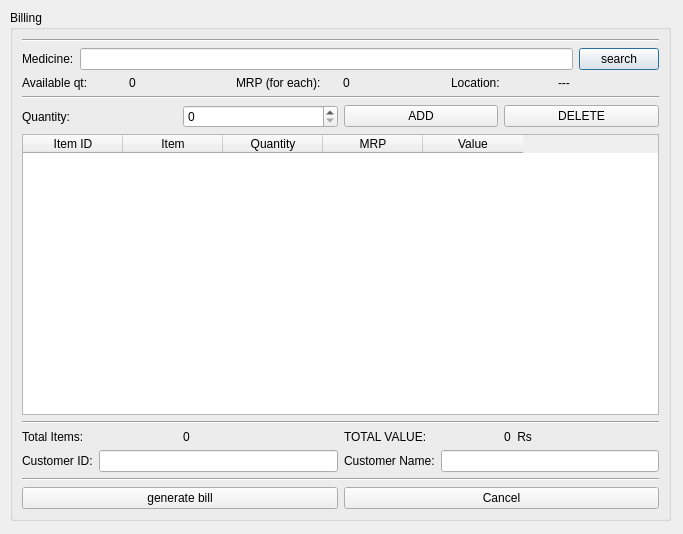
<?xml version="1.0" encoding="UTF-8"?>
<ui version="4.0">
 <class>BuyMedDialog</class>
 <widget class="QDialog" name="BuyMedDialog">
  <property name="geometry">
   <rect>
    <x>0</x>
    <y>0</y>
    <width>683</width>
    <height>534</height>
   </rect>
  </property>
  <property name="windowTitle">
   <string>BuyMedDialog</string>
  </property>
  <widget class="QGroupBox" name="groupBox">
   <property name="geometry">
    <rect>
     <x>10</x>
     <y>10</y>
     <width>661</width>
     <height>511</height>
    </rect>
   </property>
   <property name="title">
    <string>Billing</string>
   </property>
   <layout class="QVBoxLayout" name="verticalLayout">
    <item>
     <widget class="Line" name="line_4">
      <property name="orientation">
       <enum>Qt::Horizontal</enum>
      </property>
     </widget>
    </item>
    <item>
     <layout class="QHBoxLayout" name="horizontalLayout_2">
      <item>
       <widget class="QLabel" name="label">
        <property name="text">
         <string>Medicine:</string>
        </property>
       </widget>
      </item>
      <item>
       <widget class="QLineEdit" name="medicine_lineedit"/>
      </item>
      <item>
       <widget class="QPushButton" name="search_button">
        <property name="text">
         <string>search</string>
        </property>
       </widget>
      </item>
     </layout>
    </item>
    <item>
     <layout class="QHBoxLayout" name="horizontalLayout_3">
      <item>
       <widget class="QLabel" name="label_5">
        <property name="text">
         <string>Available qt:</string>
        </property>
       </widget>
      </item>
      <item>
       <widget class="QLabel" name="avai_quant_label">
        <property name="styleSheet">
         <string notr="true"/>
        </property>
        <property name="text">
         <string>&lt;html&gt;&lt;head/&gt;&lt;body&gt;&lt;p&gt;0&lt;/p&gt;&lt;/body&gt;&lt;/html&gt;</string>
        </property>
       </widget>
      </item>
      <item>
       <widget class="QLabel" name="label_7">
        <property name="text">
         <string>MRP (for each):   </string>
        </property>
       </widget>
      </item>
      <item>
       <widget class="QLabel" name="mrp_label">
        <property name="text">
         <string>0</string>
        </property>
       </widget>
      </item>
      <item>
       <widget class="QLabel" name="label_6">
        <property name="text">
         <string>Location:</string>
        </property>
       </widget>
      </item>
      <item>
       <widget class="QLabel" name="label_9">
        <property name="text">
         <string>---</string>
        </property>
       </widget>
      </item>
     </layout>
    </item>
    <item>
     <widget class="Line" name="line_3">
      <property name="orientation">
       <enum>Qt::Horizontal</enum>
      </property>
     </widget>
    </item>
    <item>
     <layout class="QHBoxLayout" name="horizontalLayout_4">
      <item>
       <widget class="QLabel" name="label_4">
        <property name="text">
         <string>Quantity:</string>
        </property>
       </widget>
      </item>
      <item>
       <widget class="QSpinBox" name="quantity_sb"/>
      </item>
      <item>
       <widget class="QPushButton" name="addbutton">
        <property name="text">
         <string>ADD</string>
        </property>
       </widget>
      </item>
      <item>
       <widget class="QPushButton" name="delete_button">
        <property name="text">
         <string>DELETE</string>
        </property>
       </widget>
      </item>
     </layout>
    </item>
    <item>
     <widget class="QTableWidget" name="allitems_table">
      <property name="editTriggers">
       <set>QAbstractItemView::NoEditTriggers</set>
      </property>
      <property name="alternatingRowColors">
       <bool>true</bool>
      </property>
      <property name="selectionMode">
       <enum>QAbstractItemView::SingleSelection</enum>
      </property>
      <property name="selectionBehavior">
       <enum>QAbstractItemView::SelectRows</enum>
      </property>
      <column>
       <property name="text">
        <string>Item ID</string>
       </property>
      </column>
      <column>
       <property name="text">
        <string>Item</string>
       </property>
       <property name="font">
        <font>
         <bold>false</bold>
        </font>
       </property>
      </column>
      <column>
       <property name="text">
        <string>Quantity</string>
       </property>
       <property name="font">
        <font>
         <bold>false</bold>
        </font>
       </property>
      </column>
      <column>
       <property name="text">
        <string>MRP</string>
       </property>
       <property name="font">
        <font>
         <bold>false</bold>
        </font>
       </property>
      </column>
      <column>
       <property name="text">
        <string>Value</string>
       </property>
       <property name="font">
        <font>
         <bold>false</bold>
        </font>
       </property>
      </column>
     </widget>
    </item>
    <item>
     <widget class="Line" name="line_2">
      <property name="orientation">
       <enum>Qt::Horizontal</enum>
      </property>
     </widget>
    </item>
    <item>
     <layout class="QHBoxLayout" name="horizontalLayout_10">
      <item>
       <widget class="QLabel" name="label_8">
        <property name="text">
         <string>Total Items:</string>
        </property>
       </widget>
      </item>
      <item>
       <widget class="QLabel" name="t_items_label">
        <property name="text">
         <string>&lt;html&gt;&lt;head/&gt;&lt;body&gt;&lt;p&gt;0&lt;/p&gt;&lt;/body&gt;&lt;/html&gt;</string>
        </property>
       </widget>
      </item>
      <item>
       <widget class="QLabel" name="label_11">
        <property name="text">
         <string>TOTAL VALUE:</string>
        </property>
       </widget>
      </item>
      <item>
       <widget class="QLabel" name="show_tvalue">
        <property name="text">
         <string>0  Rs</string>
        </property>
       </widget>
      </item>
     </layout>
    </item>
    <item>
     <layout class="QHBoxLayout" name="horizontalLayout_8">
      <item>
       <layout class="QHBoxLayout" name="horizontalLayout_6">
        <item>
         <widget class="QLabel" name="label_2">
          <property name="text">
           <string>Customer ID:</string>
          </property>
         </widget>
        </item>
        <item>
         <widget class="QLineEdit" name="custid_lineedit"/>
        </item>
       </layout>
      </item>
      <item>
       <layout class="QHBoxLayout" name="horizontalLayout_7">
        <item>
         <widget class="QLabel" name="label_3">
          <property name="text">
           <string>Customer Name:</string>
          </property>
         </widget>
        </item>
        <item>
         <widget class="QLineEdit" name="custname_linedit"/>
        </item>
       </layout>
      </item>
     </layout>
    </item>
    <item>
     <widget class="Line" name="line">
      <property name="orientation">
       <enum>Qt::Horizontal</enum>
      </property>
     </widget>
    </item>
    <item>
     <layout class="QHBoxLayout" name="horizontalLayout_5">
      <item>
       <widget class="QPushButton" name="generatebill_button">
        <property name="text">
         <string>generate bill</string>
        </property>
       </widget>
      </item>
      <item>
       <widget class="QPushButton" name="cancel_button">
        <property name="text">
         <string>Cancel</string>
        </property>
       </widget>
      </item>
     </layout>
    </item>
   </layout>
  </widget>
 </widget>
 <resources/>
 <connections/>
</ui>
